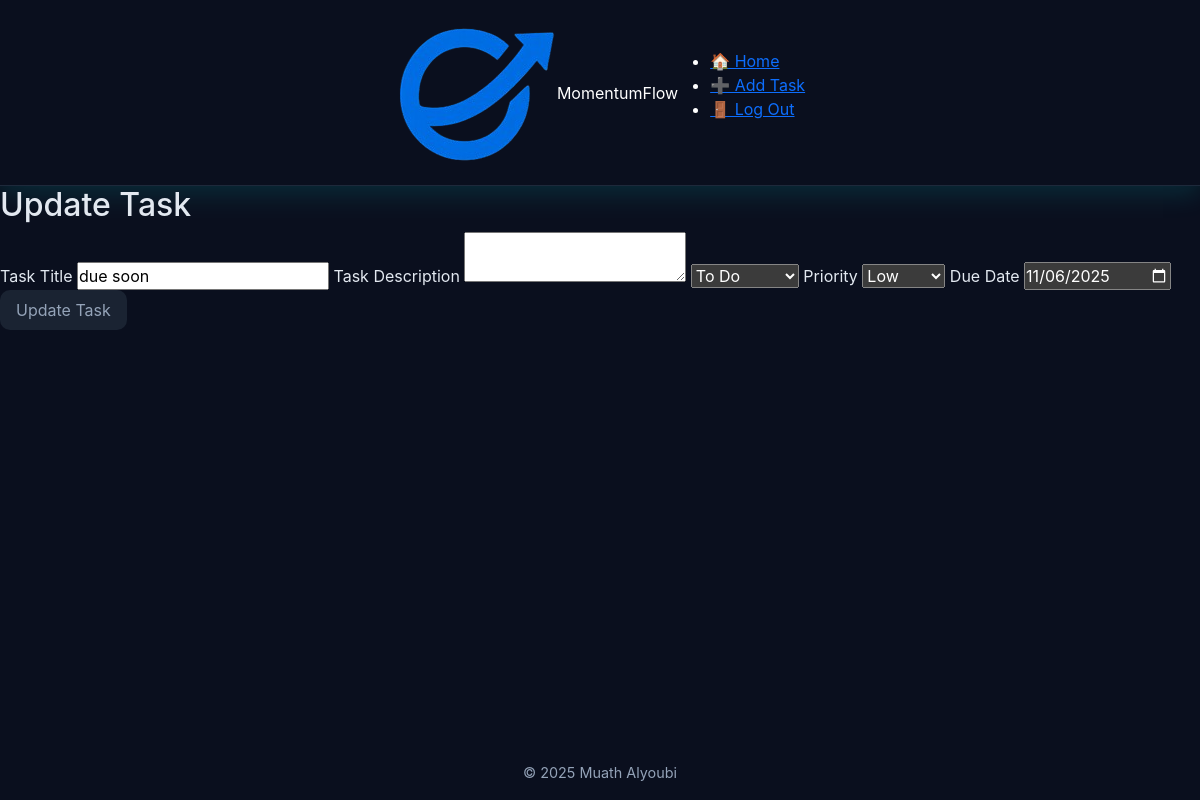
The app's page /148/edit (signed in), older data.
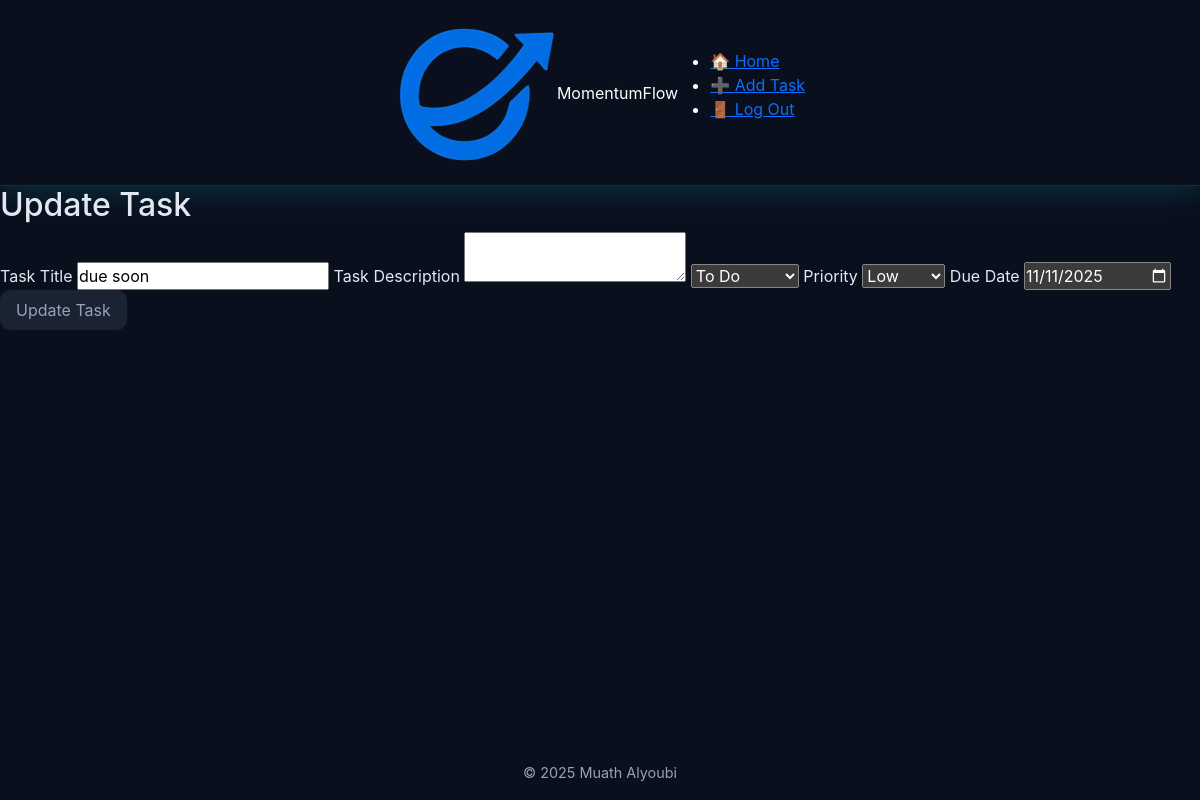
The same page, newer data.
### tables this page shows
CREATE TABLE tasks(
                id INTEGER PRIMARY KEY AUTOINCREMENT NOT NULL,
                title TEXT NOT NULL,
                user_id INTEGER NOT NULL,
                description TEXT,
                status TEXT NOT NULL DEFAULT 'To Do',
                created_at TIMESTAMP DEFAULT CURRENT_TIMESTAMP, 
                priority TEXT NOT NULL, 
                due_date DATE, parent_id INTEGER DEFAULT NULL,  
                FOREIGN KEY (user_id) REFERENCES "users_old"(id) ON DELETE CASCADE
                );

### app.py (the view)
@app.route("/<int:id>/edit", methods=["GET", "POST"])
@login_required
def editTask(id):
    if request.method == "POST":
        title = request.form.get("title")
        if not title:
            return apology("must provide task", 400)
        description = request.form.get("description")
        if not description:
            description = ""
        priority = request.form.get("priority")
        if not priority:
            return apology("must spacify priority", 400)
        status =  request.form.get("status")
        if not status:
            return apology("must spacify status", 400)
        due_date = request.form.get("due_date")
        if not due_date:
            due_date = None
        update_task(id, title, description, status, priority, due_date)
        flash("Task updated!")
        return redirect("/")
    else:
        task = get_task_by_id(id)
        if len(task) != 1:
            return redirect(url_for("index", msg="not your task"))
        return render_template("edittask.html", task=task[0])

### db.py (called while the page is built)
def get_db():
    if "db" not in g:
        g.db = sqlite3.connect(
            DATABASE,
            detect_types=sqlite3.PARSE_DECLTYPES,
            check_same_thread=False
        )
        g.db.row_factory = sqlite3.Row
    return g.db

def get_task_by_id(task_id):
    db = get_db()
    return db.execute(
        f"SELECT * FROM tasks WHERE id = ? {ORDER}",
        (task_id,)).fetchall()

### helpers.py (called while the page is built)
def login_required(f):
    @wraps(f)
    def decorated_function(*args, **kwargs):
        if session.get("user_id") is None:
            return redirect(url_for('login', next=request.url))
        return f(*args, **kwargs)
    return decorated_function

### templates/edittask.html (shortened to what this page needs)
{% extends "layout.html" %}
{% block body %}
    <main>
        <section id="form" aria-labelledby="add-task-heading">
                <h2 id="add-task-heading">Update Task</h2>
                <form action="{{ url_for('editTask', id=task.id) }}" method="post">
                    <label for="task-title">Task Title</label>
                    <input autocomplete="off" autofocus name="title" type="text" id="task-title" value="{{ task.title }}" required>
                    <label for="task-desc">Task Description</label>
                    <textarea autocomplete="off" autofocus name="description" id="task-desc">{{ task.description }}</textarea>
                    <select name="status" id="task-status" required>
                        <option value="To Do" {% if task.status == 'To Do' %}selected{% endif %}>To Do</option>
                    </select>
                    <label for="task-priority">Priority</label>
                    <select name="priority" id="task-priority" value="{{ task.priority }}" required>
                        <option value="low" {% if task.priority == 'low' %}selected{% endif %}>Low</option>
                    </select>
                    <label for="due_date">Due Date</label>
                    <input autocomplete="off" autofocus name="due_date" type="date" id="due_date" value="{{ task.due_date }}">
                    <button type="submit">Update Task</button>
                </form>
            </section>
    </main>
{% endblock %}

Row changes from the older to the newer data that the page shows:
changed tasks "due soon": due_date "11/06/2025" → "11/11/2025"
